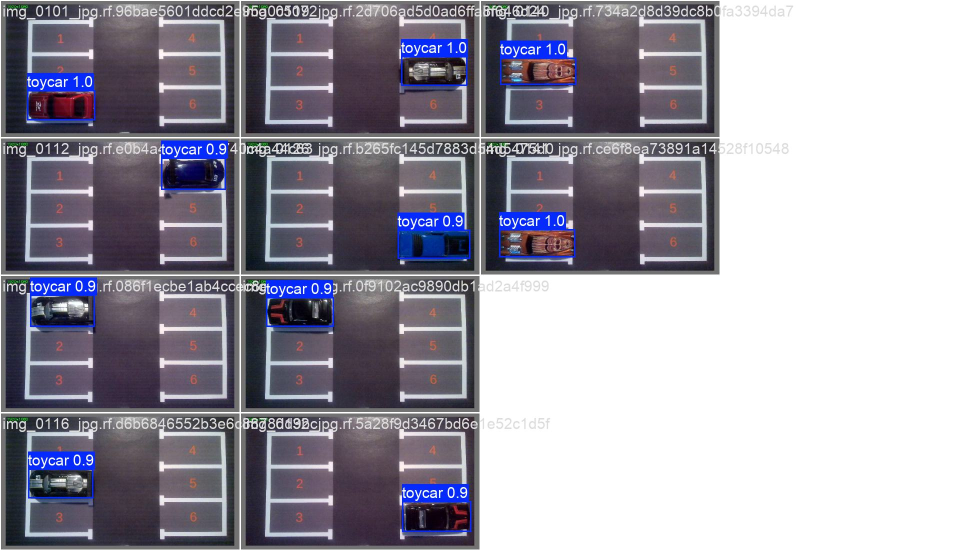
#> input picture runs_hotwheels/exp_169/val_batch2_pred.jpg, 1920 x 1100 px (shown at 1/2 size)
$ python compute_rois.py ../runs_hotwheels/exp_169/val_batch2_pred.jpg
#> lines starting #> are read from the running program, lines starting #| are printed output that depends on the picture; after the words box and inside, x2 and y2 are one past the last pixel; in counts of white or black regions, pixels touching at a corner belong together
#> in main, frame is the input picture: shape (1100, 1920, 3); mean B, G, R 164.9, 153.7, 156.3
### roi_detection/detect_orange_digits.py
# detect_orange_digits.py
# Detects the red / orange slot numbers of the parking lot.
# Debug: saves the mask and the frame with the centres marked.

import cv2
import numpy as np
import sys
import os

# ------------ COLOUR SETTINGS (HSV) ------------
# H ∈ [0,179], S,V ∈ [0,255]
# Range for red/orange (two bands, because red wraps around the hue scale)
LOWER_RED1 = np.array([0, 90, 70])
UPPER_RED1 = np.array([12, 255, 255])
LOWER_RED2 = np.array([168, 90, 70])
UPPER_RED2 = np.array([179, 255, 255])


def detect_orange_digits(frame_bgr, min_area=100, max_components=6):
    """
    Returns:
      centers_sorted: list of (x,y) digit centres, IN THIS ORDER:
          index 0 -> slot 1 (left top)
          index 1 -> slot 2 (left middle)
          index 2 -> slot 3 (left bottom)
          index 3 -> slot 4 (right top)
          index 4 -> slot 5 (right middle)
          index 5 -> slot 6 (right bottom)
      mask: binary mask of the red areas,
      debug_img: frame with the digits and labels 1..6 drawn.

    Logic:
      - detect all red contours
      - keep only the largest `max_components`
      - split them into 2 columns (left/right) by x
      - sort each column by y (top->bottom)
      - map to labels 1..6
    """
#> called with min_area = 100, max_components = 6
    hsv = cv2.cvtColor(frame_bgr, cv2.COLOR_BGR2HSV)
#> hsv: shape (1100, 1920, 3); mean H, S, V 75.9, 32.8, 166.2

    # Mask for the two red ranges
    mask1 = cv2.inRange(hsv, LOWER_RED1, UPPER_RED1)
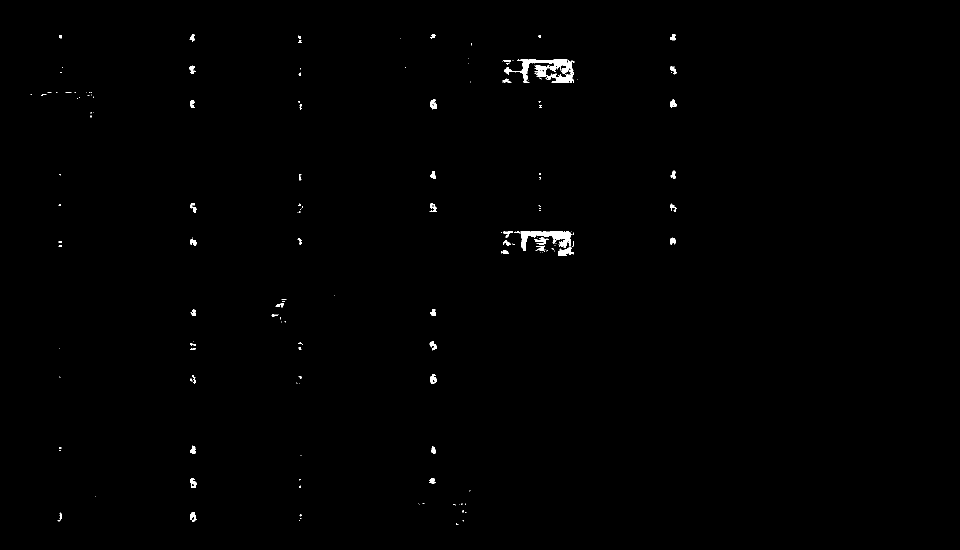
#> mask1: shape (1100, 1920) (shown at 1/2 size); 0.44% white; 188 white regions (135 under 20 px), largest, box (x1, y1, x2, y2) and area: (1008, 119, 1149, 165) 2486, (1028, 462, 1143, 502) 1654, (1116, 493, 1147, 511) 307
    mask2 = cv2.inRange(hsv, LOWER_RED2, UPPER_RED2)
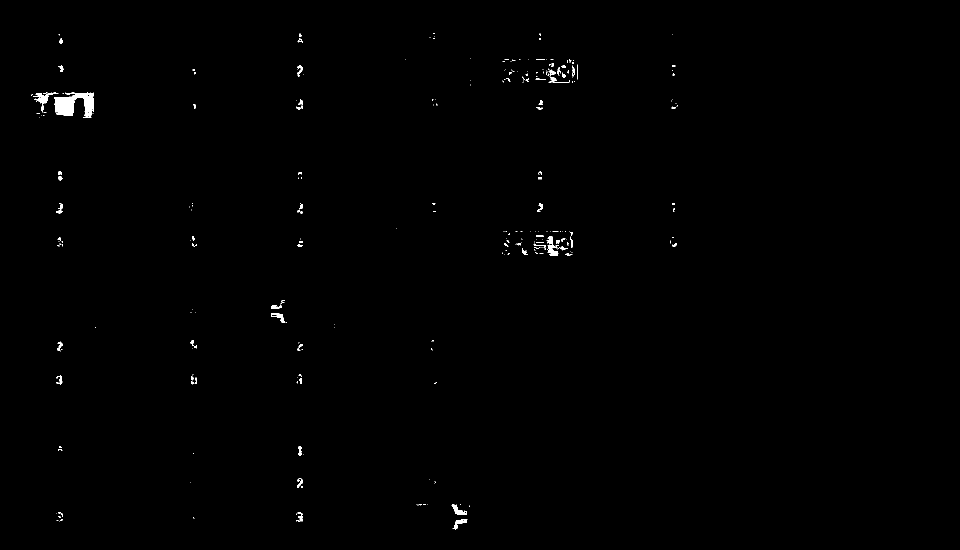
#> mask2: shape (1100, 1920) (shown at 1/2 size); 0.38% white; 272 white regions (200 under 20 px), largest, box (x1, y1, x2, y2) and area: (109, 184, 187, 236) 2416, (66, 185, 117, 225) 459, (1095, 472, 1117, 511) 394
    mask = cv2.bitwise_or(mask1, mask2)
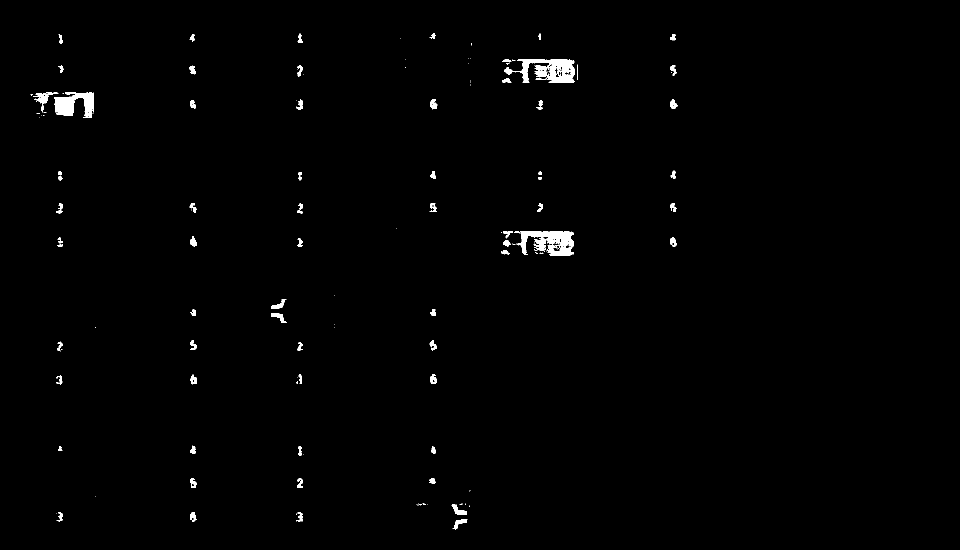
#> mask: shape (1100, 1920) (shown at 1/2 size); 0.82% white; 149 white regions (75 under 20 px), largest, box (x1, y1, x2, y2) and area: (1008, 119, 1149, 166) 3355, (1028, 462, 1147, 511) 3029, (109, 184, 187, 236) 2467

    # Noise removal
    kernel = np.ones((3, 3), np.uint8)
    mask = cv2.morphologyEx(mask, cv2.MORPH_OPEN, kernel, iterations=1)
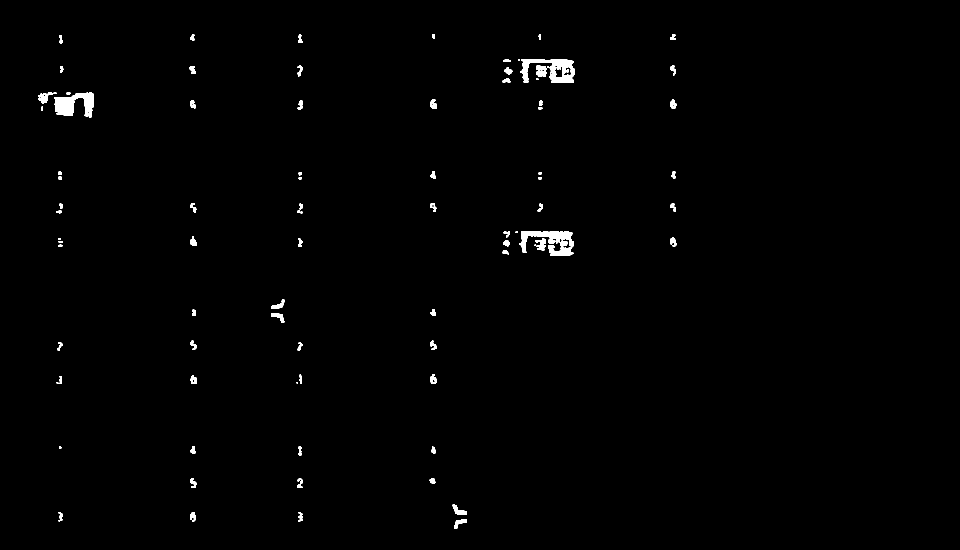
#> mask: shape (1100, 1920) (shown at 1/2 size); 0.75% white; 90 white regions (9 under 20 px), largest, box (x1, y1, x2, y2) and area: (1039, 462, 1147, 511) 2614, (1040, 119, 1149, 166) 2517, (109, 185, 187, 236) 2355
    mask = cv2.morphologyEx(mask, cv2.MORPH_CLOSE, kernel, iterations=2)
#> mask: shape (1100, 1920); 0.81% white; 67 white regions (1 under 20 px)

    contours, _ = cv2.findContours(mask, cv2.RETR_EXTERNAL,
                                   cv2.CHAIN_APPROX_SIMPLE)
#> contours = 67 contours, 4 with area under 20; largest, box (x1, y1, x2, y2) and area: (1036, 119, 1149, 166) 3396, (1039, 462, 1147, 511) 3250, (109, 185, 187, 236) 2264, (76, 185, 113, 208) 336, (905, 1008, 934, 1030) 242
#> (the rest of the program and of its run is left out)
